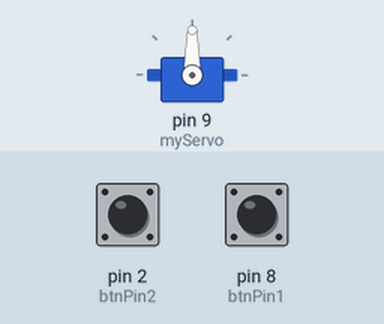
This sketch was run on a simulated Arduino Uno, built with avr-gcc and run on an emulated ATmega328P. Parts: servo. The inputs (shaded band) are chosen by the test bench; at power-on: pin 8 (btnPin1) LOW, pin 2 (btnPin2) LOW. What the sketch prints to the serial monitor is not drawn.

Above: at 1.2 s.
1.3 s: pin 8 (btnPin1) pulled HIGH for 1 s
3.8 s: pin 2 (btnPin2) pulled HIGH for 0.15 s
At 4.7 s:
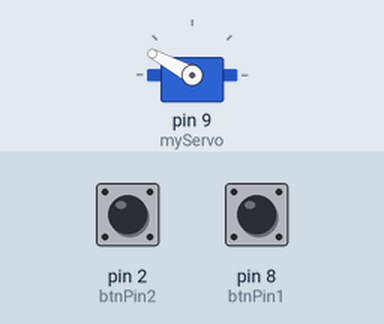
5.4 s: pin 2 (btnPin2) pulled HIGH for 1 s
At 7.1 s:
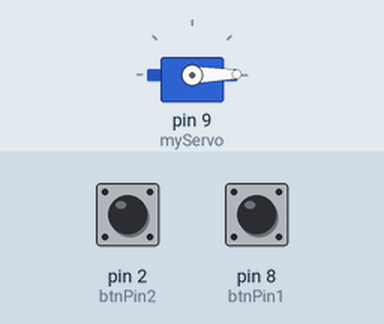
7.9 s: pin 8 (btnPin1) pulled HIGH for 0.15 s
At 9.1 s:
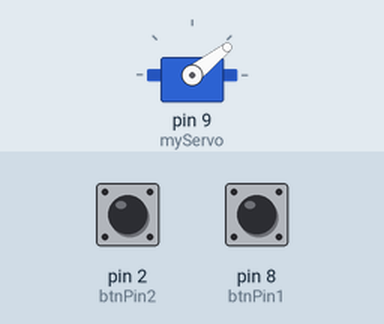
9.5 s: pin 8 (btnPin1) pulled HIGH for 3.2 s
At 11.4 s:
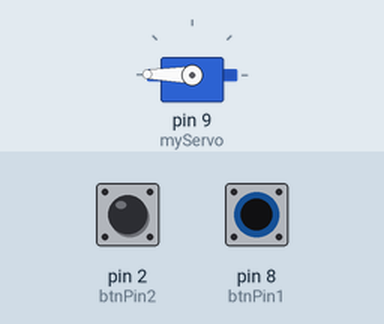
14.2 s: pin 2 (btnPin2) pulled HIGH for 3.2 s
Timing chart, 0 to 17.2 s (numbered marks = the images above; inputs shaded):
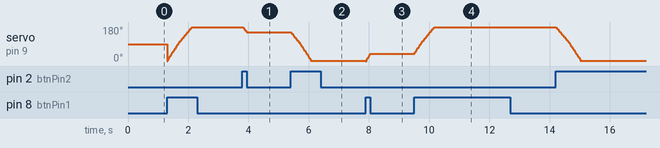

Measured:
- after the input at 3.8 s, servo on pin 9 (myServo): 179° → 152° at once
- after the input at 5.4 s, servo on pin 9 (myServo): moves from 152° to 1° over 0.67 s, starting at once
- after the input at 7.9 s, servo on pin 9 (myServo): 1° → 38° at once
- after the input at 9.5 s, servo on pin 9 (myServo): moves from 38° to 179° over 0.67 s, starting at once

The sketch:

Servo.ino
```cpp
#include <Servo.h>

Servo myServo;

int btnPin1 = 8;
int btnPin2 = 2;
int servoPin = 9;
int btn1State;
int btn2State;
int angle = 0;


void setup() {
  // put your setup code here, to run once:
  Serial.begin(9600);
  myServo.attach(9);

}

void loop() {
  // put your main code here, to run repeatedly:
  btn1State = digitalRead(btnPin1);
  btn2State = digitalRead(btnPin2);

  if (btn1State == HIGH && angle < 180) {
    myServo.write(angle++);
//    Serial.println("Button 1 is on");
  }


  if (btn2State == HIGH && angle > 0) {
    myServo.write(angle -- );
  // Serial.println("Button 2 is on");
  }
 Serial.println(angle);
}
```
